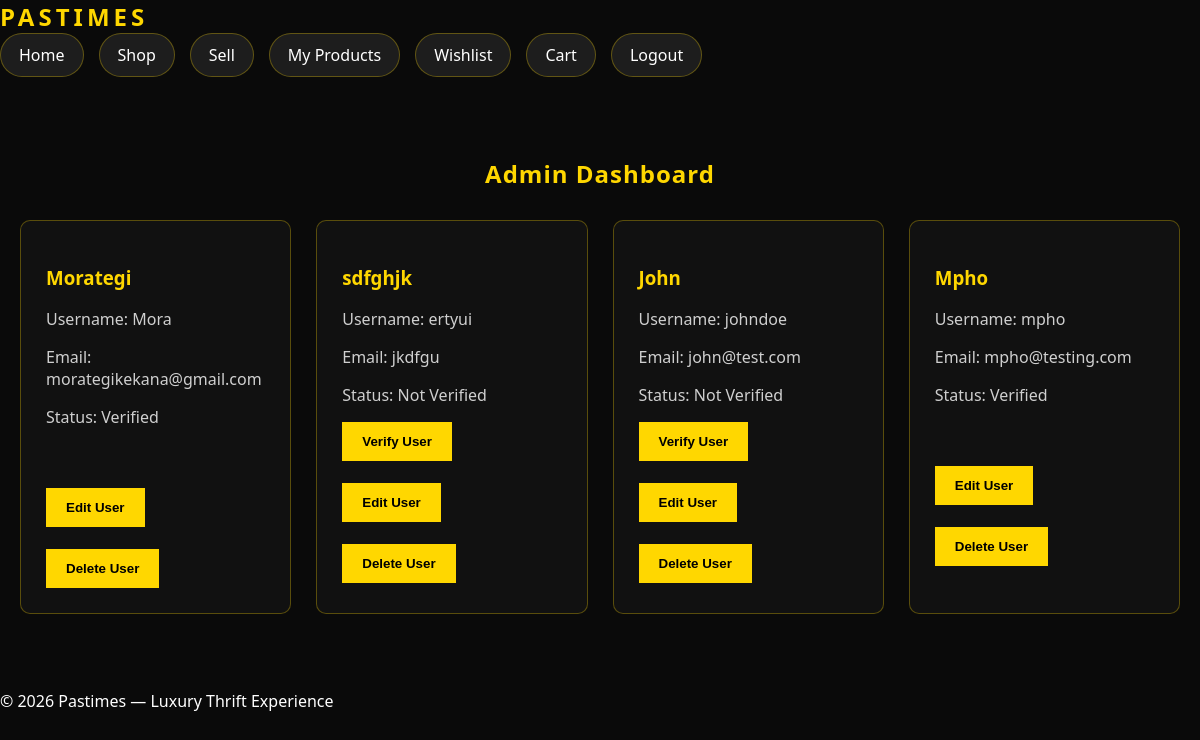
The app's page /admin.php with its own data.
### tables this page shows
CREATE TABLE `tbluser` (
  `user_id` int(11) NOT NULL,
  `name` varchar(100) DEFAULT NULL,
  `email` varchar(100) DEFAULT NULL,
  `username` varchar(50) DEFAULT NULL,
  `password` varchar(255) DEFAULT NULL,
  `is_verified` tinyint(4) DEFAULT 0
);

### admin.php (the view)
<?php
include 'header.php';
include 'DBConn.php';
$result = $conn->query("SELECT * FROM tblUser");
?>
<div class="container">
    <h2>Admin Dashboard</h2>
    <div class="admin-grid">
        <?php while($row = $result->fetch_assoc()){ ?>
            <div class="admin-card">
                <h3><?php echo $row['name']; ?></h3>
                <p>
                    Username:
                    <?php echo $row['username']; ?>
                </p>
                <p>
                    Email:
                    <?php echo $row['email']; ?>
                </p>
                <p>
                    Status:
                    <?php
                    if($row['is_verified'] == 1){
                        echo "Verified";
                    } else {
                        echo "Not Verified";
                    }
                    ?>
                </p>
                <?php if($row['is_verified'] == 0){ ?>
                    <a href="verify.php?id=<?php echo $row['user_id']; ?>">
                        <button>Verify User</button>
                    </a>
                <?php } ?>
                <br><br>
                <a href="editUser.php?id=<?php echo $row['user_id']; ?>">
                    <button>Edit User</button>
                </a>
                <br><br>
                <a href="deleteUser.php?id=<?php echo $row['user_id']; ?>"
                   onclick="return confirm('Delete this user?');">
                    <button>Delete User</button>
                </a>
            </div>
        <?php } ?>
    </div>
</div>
<?php include 'footer.php'; ?>

### style.css (style rules this page uses)
.container { max-width: 1200px; margin: auto; padding: 60px 20px; }
button { background: gold; border: none; padding: 12px 20px; font-weight: bold; cursor: pointer; transition: 0.3s; }
h2 { text-align: center; margin-bottom: 30px; color: gold; letter-spacing: 1px; }
a { transition: 0.3s; }
.admin-grid { display: grid; grid-template-columns: repeat(auto-fit, minmax(250px, 1fr)); gap: 25px; margin-top: 30px; }
.admin-card { background: #111; border: 1px solid rgba(255,215,0,0.3); padding: 25px; border-radius: 10px; transition: 0.3s; }
.admin-card h3 { color: gold; }
.admin-card p { color: white; opacity: 0.8; }

### records on screen
tbluser: name "Morategi", username "Mora", email "morategikekana@gmail.com", is_verified "Verified"
tbluser: name "sdfghjk", username "ertyui", email "jkdfgu", is_verified "Not Verified"
tbluser: name "John", username "johndoe", email "john@test.com", is_verified "Not Verified"
tbluser: name "Mpho", username "mpho", email "mpho@testing.com", is_verified "Verified"
